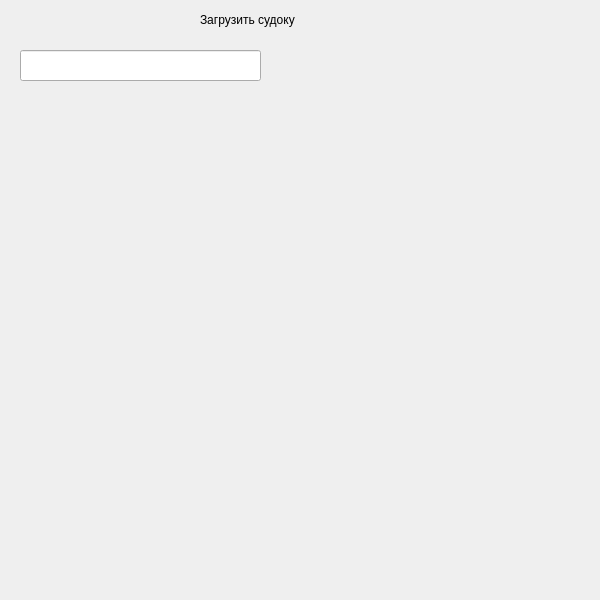
<?xml version="1.0" encoding="UTF-8"?>
<ui version="4.0">
 <class>Form</class>
 <widget class="QWidget" name="Form">
  <property name="geometry">
   <rect>
    <x>0</x>
    <y>0</y>
    <width>600</width>
    <height>600</height>
   </rect>
  </property>
  <property name="windowTitle">
   <string>Form</string>
  </property>
  <widget class="QLabel" name="label">
   <property name="geometry">
    <rect>
     <x>200</x>
     <y>10</y>
     <width>200</width>
     <height>20</height>
    </rect>
   </property>
   <property name="text">
    <string>Загрузить судоку</string>
   </property>
  </widget>
  <widget class="QLineEdit" name="lineEdit">
   <property name="geometry">
    <rect>
     <x>20</x>
     <y>50</y>
     <width>241</width>
     <height>31</height>
    </rect>
   </property>
  </widget>
 </widget>
 <resources/>
 <connections/>
</ui>
